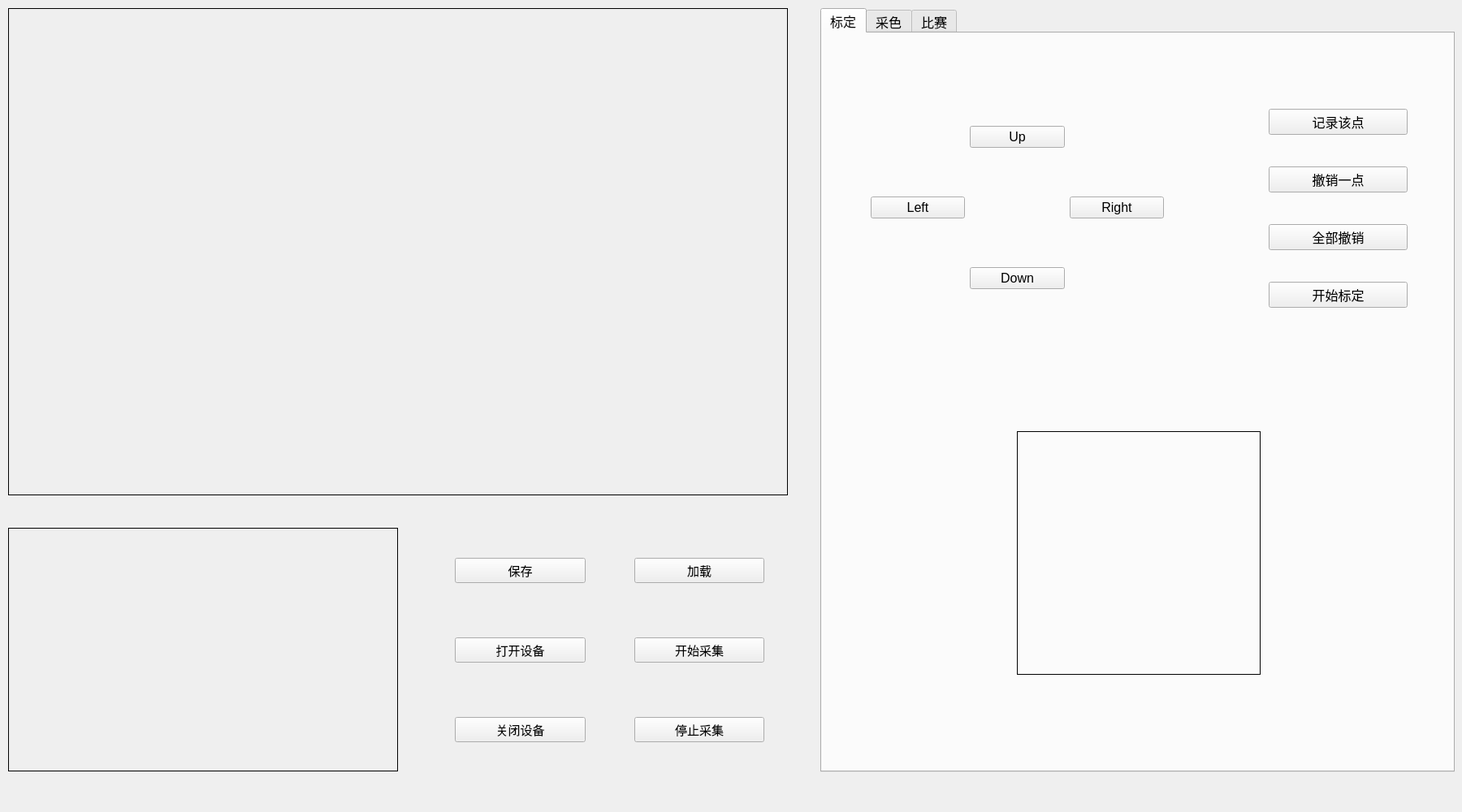
<?xml version="1.0" encoding="UTF-8"?>
<ui version="4.0">
 <class>MainWindow</class>
 <widget class="QMainWindow" name="MainWindow">
  <property name="geometry">
   <rect>
    <x>0</x>
    <y>0</y>
    <width>1800</width>
    <height>1000</height>
   </rect>
  </property>
  <property name="font">
   <font>
    <pointsize>11</pointsize>
   </font>
  </property>
  <property name="windowTitle">
   <string>MainWindow</string>
  </property>
  <widget class="QWidget" name="centralwidget">
   <widget class="QLabel" name="Lab_Image_P">
    <property name="geometry">
     <rect>
      <x>10</x>
      <y>650</y>
      <width>480</width>
      <height>300</height>
     </rect>
    </property>
    <property name="baseSize">
     <size>
      <width>0</width>
      <height>0</height>
     </size>
    </property>
    <property name="frameShape">
     <enum>QFrame::Panel</enum>
    </property>
    <property name="text">
     <string/>
    </property>
   </widget>
   <widget class="ImageLabelControl" name="Lab_Image_C">
    <property name="geometry">
     <rect>
      <x>10</x>
      <y>10</y>
      <width>960</width>
      <height>600</height>
     </rect>
    </property>
    <property name="baseSize">
     <size>
      <width>0</width>
      <height>0</height>
     </size>
    </property>
    <property name="frameShape">
     <enum>QFrame::Panel</enum>
    </property>
    <property name="frameShadow">
     <enum>QFrame::Plain</enum>
    </property>
    <property name="lineWidth">
     <number>1</number>
    </property>
    <property name="text">
     <string/>
    </property>
   </widget>
   <widget class="QWidget" name="gridLayoutWidget">
    <property name="geometry">
     <rect>
      <x>530</x>
      <y>650</y>
      <width>441</width>
      <height>301</height>
     </rect>
    </property>
    <layout class="QGridLayout" name="gridLayout">
     <property name="leftMargin">
      <number>30</number>
     </property>
     <property name="rightMargin">
      <number>30</number>
     </property>
     <property name="bottomMargin">
      <number>0</number>
     </property>
     <property name="horizontalSpacing">
      <number>60</number>
     </property>
     <property name="verticalSpacing">
      <number>30</number>
     </property>
     <item row="0" column="0">
      <widget class="QPushButton" name="Btn_Save">
       <property name="text">
        <string>保存</string>
       </property>
      </widget>
     </item>
     <item row="0" column="1">
      <widget class="QPushButton" name="Btn_Load">
       <property name="text">
        <string>加载</string>
       </property>
      </widget>
     </item>
     <item row="1" column="0">
      <widget class="QPushButton" name="Btn_Open">
       <property name="text">
        <string>打开设备</string>
       </property>
      </widget>
     </item>
     <item row="2" column="0">
      <widget class="QPushButton" name="Btn_Close">
       <property name="text">
        <string>关闭设备</string>
       </property>
      </widget>
     </item>
     <item row="1" column="1">
      <widget class="QPushButton" name="Btn_Start">
       <property name="text">
        <string>开始采集</string>
       </property>
      </widget>
     </item>
     <item row="2" column="1">
      <widget class="QPushButton" name="Btn_Quit">
       <property name="text">
        <string>停止采集</string>
       </property>
      </widget>
     </item>
    </layout>
   </widget>
   <widget class="QTabWidget" name="tabWidget">
    <property name="geometry">
     <rect>
      <x>1010</x>
      <y>10</y>
      <width>781</width>
      <height>941</height>
     </rect>
    </property>
    <property name="font">
     <font>
      <pointsize>12</pointsize>
     </font>
    </property>
    <property name="tabPosition">
     <enum>QTabWidget::North</enum>
    </property>
    <property name="tabShape">
     <enum>QTabWidget::Rounded</enum>
    </property>
    <property name="currentIndex">
     <number>0</number>
    </property>
    <property name="elideMode">
     <enum>Qt::ElideNone</enum>
    </property>
    <widget class="QWidget" name="tab_1">
     <attribute name="title">
      <string>标定</string>
     </attribute>
     <widget class="QWidget" name="gridLayoutWidget_2">
      <property name="geometry">
       <rect>
        <x>60</x>
        <y>60</y>
        <width>361</width>
        <height>311</height>
       </rect>
      </property>
      <layout class="QGridLayout" name="gridLayout_2">
       <property name="topMargin">
        <number>0</number>
       </property>
       <property name="verticalSpacing">
        <number>6</number>
       </property>
       <item row="1" column="0">
        <widget class="QPushButton" name="Btn_PointLeft">
         <property name="text">
          <string>Left</string>
         </property>
        </widget>
       </item>
       <item row="1" column="2">
        <widget class="QPushButton" name="Btn_PointRight">
         <property name="text">
          <string>Right</string>
         </property>
        </widget>
       </item>
       <item row="0" column="1">
        <widget class="QPushButton" name="Btn_PointUp">
         <property name="text">
          <string>Up</string>
         </property>
        </widget>
       </item>
       <item row="2" column="1">
        <widget class="QPushButton" name="Btn_PointDown">
         <property name="text">
          <string>Down</string>
         </property>
        </widget>
       </item>
      </layout>
     </widget>
     <widget class="QWidget" name="verticalLayoutWidget">
      <property name="geometry">
       <rect>
        <x>550</x>
        <y>60</y>
        <width>171</width>
        <height>311</height>
       </rect>
      </property>
      <layout class="QVBoxLayout" name="verticalLayout">
       <item>
        <widget class="QPushButton" name="Btn_PointRecord">
         <property name="text">
          <string>记录该点</string>
         </property>
        </widget>
       </item>
       <item>
        <widget class="QPushButton" name="Btn_PointDelone">
         <property name="text">
          <string>撤销一点</string>
         </property>
        </widget>
       </item>
       <item>
        <widget class="QPushButton" name="Btn_PointDelall">
         <property name="text">
          <string>全部撤销</string>
         </property>
        </widget>
       </item>
       <item>
        <widget class="QPushButton" name="Btn_PointCalib">
         <property name="text">
          <string>开始标定</string>
         </property>
        </widget>
       </item>
      </layout>
     </widget>
     <widget class="QLabel" name="Lab_PointSel">
      <property name="geometry">
       <rect>
        <x>240</x>
        <y>490</y>
        <width>300</width>
        <height>300</height>
       </rect>
      </property>
      <property name="frameShape">
       <enum>QFrame::Panel</enum>
      </property>
      <property name="frameShadow">
       <enum>QFrame::Plain</enum>
      </property>
      <property name="text">
       <string/>
      </property>
     </widget>
    </widget>
    <widget class="QWidget" name="tab_2">
     <attribute name="title">
      <string>采色</string>
     </attribute>
     <widget class="ImageLabelEnlarge" name="Lab_ColorEnlarge">
      <property name="geometry">
       <rect>
        <x>240</x>
        <y>70</y>
        <width>300</width>
        <height>300</height>
       </rect>
      </property>
      <property name="frameShape">
       <enum>QFrame::Panel</enum>
      </property>
      <property name="text">
       <string/>
      </property>
     </widget>
     <widget class="QGroupBox" name="groupBox">
      <property name="geometry">
       <rect>
        <x>40</x>
        <y>20</y>
        <width>161</width>
        <height>451</height>
       </rect>
      </property>
      <property name="title">
       <string>Object</string>
      </property>
      <widget class="QWidget" name="verticalLayoutWidget_2">
       <property name="geometry">
        <rect>
         <x>10</x>
         <y>30</y>
         <width>141</width>
         <height>411</height>
        </rect>
       </property>
       <layout class="QVBoxLayout" name="verticalLayout_2">
        <property name="leftMargin">
         <number>20</number>
        </property>
        <item>
         <widget class="QRadioButton" name="Sel_Team">
          <property name="text">
           <string>TEAM</string>
          </property>
         </widget>
        </item>
        <item>
         <widget class="QRadioButton" name="Sel_Mem1">
          <property name="text">
           <string>MEM1</string>
          </property>
         </widget>
        </item>
        <item>
         <widget class="QRadioButton" name="Sel_Mem2">
          <property name="text">
           <string>MEM2</string>
          </property>
         </widget>
        </item>
        <item>
         <widget class="QRadioButton" name="Sel_Mem3">
          <property name="text">
           <string>MEM3</string>
          </property>
         </widget>
        </item>
        <item>
         <widget class="QRadioButton" name="Sel_Mem4">
          <property name="text">
           <string>MEM4</string>
          </property>
         </widget>
        </item>
        <item>
         <widget class="QRadioButton" name="Sel_Mem5">
          <property name="text">
           <string>MEM5</string>
          </property>
         </widget>
        </item>
        <item>
         <widget class="QRadioButton" name="Sel_Ball">
          <property name="text">
           <string>BALL</string>
          </property>
         </widget>
        </item>
        <item>
         <widget class="QRadioButton" name="Sel_Opp">
          <property name="text">
           <string>OPP</string>
          </property>
         </widget>
        </item>
       </layout>
      </widget>
     </widget>
     <widget class="QWidget" name="verticalLayoutWidget_3">
      <property name="geometry">
       <rect>
        <x>580</x>
        <y>70</y>
        <width>161</width>
        <height>301</height>
       </rect>
      </property>
      <layout class="QVBoxLayout" name="verticalLayout_3">
       <item>
        <widget class="QPushButton" name="Btn_Sampling">
         <property name="text">
          <string>采样</string>
         </property>
        </widget>
       </item>
       <item>
        <widget class="QPushButton" name="Btn_RePoints">
         <property name="text">
          <string>重新取点</string>
         </property>
        </widget>
       </item>
       <item>
        <widget class="QPushButton" name="Btn_ColorTest">
         <property name="text">
          <string>颜色测试</string>
         </property>
        </widget>
       </item>
       <item>
        <widget class="QPushButton" name="Btn_HSIcomplete">
         <property name="text">
          <string>完成确定</string>
         </property>
        </widget>
       </item>
      </layout>
     </widget>
     <widget class="ImageLabelDrawI" name="Lab_ShowIdata">
      <property name="geometry">
       <rect>
        <x>40</x>
        <y>750</y>
        <width>308</width>
        <height>62</height>
       </rect>
      </property>
      <property name="frameShape">
       <enum>QFrame::Panel</enum>
      </property>
      <property name="text">
       <string/>
      </property>
     </widget>
     <widget class="ImageLabelColor" name="Lab_ColorData">
      <property name="geometry">
       <rect>
        <x>40</x>
        <y>510</y>
        <width>200</width>
        <height>200</height>
       </rect>
      </property>
      <property name="frameShape">
       <enum>QFrame::Panel</enum>
      </property>
      <property name="text">
       <string/>
      </property>
     </widget>
     <widget class="HSIslider" name="Sld_H_Low" native="true">
      <property name="geometry">
       <rect>
        <x>520</x>
        <y>470</y>
        <width>220</width>
        <height>40</height>
       </rect>
      </property>
     </widget>
     <widget class="HSIslider" name="Sld_H_High" native="true">
      <property name="geometry">
       <rect>
        <x>520</x>
        <y>530</y>
        <width>220</width>
        <height>40</height>
       </rect>
      </property>
     </widget>
     <widget class="HSIslider" name="Sld_S_Low" native="true">
      <property name="geometry">
       <rect>
        <x>520</x>
        <y>590</y>
        <width>220</width>
        <height>40</height>
       </rect>
      </property>
     </widget>
     <widget class="HSIslider" name="Sld_S_High" native="true">
      <property name="geometry">
       <rect>
        <x>520</x>
        <y>650</y>
        <width>220</width>
        <height>40</height>
       </rect>
      </property>
     </widget>
     <widget class="HSIslider" name="Sld_I_Low" native="true">
      <property name="geometry">
       <rect>
        <x>520</x>
        <y>710</y>
        <width>220</width>
        <height>40</height>
       </rect>
      </property>
     </widget>
     <widget class="HSIslider" name="Sld_I_High" native="true">
      <property name="geometry">
       <rect>
        <x>520</x>
        <y>770</y>
        <width>220</width>
        <height>40</height>
       </rect>
      </property>
     </widget>
     <widget class="QLabel" name="Lab_H_Low">
      <property name="geometry">
       <rect>
        <x>430</x>
        <y>470</y>
        <width>67</width>
        <height>40</height>
       </rect>
      </property>
      <property name="text">
       <string>H_L</string>
      </property>
      <property name="alignment">
       <set>Qt::AlignCenter</set>
      </property>
     </widget>
     <widget class="QLabel" name="Lab_H_High">
      <property name="geometry">
       <rect>
        <x>430</x>
        <y>530</y>
        <width>67</width>
        <height>40</height>
       </rect>
      </property>
      <property name="text">
       <string>H_H</string>
      </property>
      <property name="alignment">
       <set>Qt::AlignCenter</set>
      </property>
     </widget>
     <widget class="QLabel" name="Lab_S_Low">
      <property name="geometry">
       <rect>
        <x>430</x>
        <y>590</y>
        <width>67</width>
        <height>40</height>
       </rect>
      </property>
      <property name="text">
       <string>S_L</string>
      </property>
      <property name="alignment">
       <set>Qt::AlignCenter</set>
      </property>
     </widget>
     <widget class="QLabel" name="Lab_S_High">
      <property name="geometry">
       <rect>
        <x>430</x>
        <y>650</y>
        <width>67</width>
        <height>40</height>
       </rect>
      </property>
      <property name="text">
       <string>S_H</string>
      </property>
      <property name="alignment">
       <set>Qt::AlignCenter</set>
      </property>
     </widget>
     <widget class="QLabel" name="Lab_I_Low">
      <property name="geometry">
       <rect>
        <x>430</x>
        <y>710</y>
        <width>67</width>
        <height>40</height>
       </rect>
      </property>
      <property name="text">
       <string>I_L</string>
      </property>
      <property name="alignment">
       <set>Qt::AlignCenter</set>
      </property>
     </widget>
     <widget class="QLabel" name="Lab_I_High">
      <property name="geometry">
       <rect>
        <x>430</x>
        <y>770</y>
        <width>67</width>
        <height>40</height>
       </rect>
      </property>
      <property name="text">
       <string>I_H</string>
      </property>
      <property name="alignment">
       <set>Qt::AlignCenter</set>
      </property>
     </widget>
    </widget>
    <widget class="QWidget" name="tab_3">
     <attribute name="title">
      <string>比赛</string>
     </attribute>
     <widget class="QGroupBox" name="groupBox_2">
      <property name="geometry">
       <rect>
        <x>80</x>
        <y>20</y>
        <width>621</width>
        <height>101</height>
       </rect>
      </property>
      <property name="title">
       <string>开球方</string>
      </property>
      <widget class="QWidget" name="horizontalLayoutWidget">
       <property name="geometry">
        <rect>
         <x>10</x>
         <y>30</y>
         <width>601</width>
         <height>61</height>
        </rect>
       </property>
       <layout class="QHBoxLayout" name="horizontalLayout">
        <property name="leftMargin">
         <number>100</number>
        </property>
        <item>
         <widget class="QRadioButton" name="Sel_SelfAttack">
          <property name="text">
           <string>我方开球</string>
          </property>
         </widget>
        </item>
        <item>
         <widget class="QRadioButton" name="Sel_OppAttack">
          <property name="text">
           <string>对方开球</string>
          </property>
         </widget>
        </item>
       </layout>
      </widget>
     </widget>
     <widget class="QGroupBox" name="groupBox_3">
      <property name="geometry">
       <rect>
        <x>80</x>
        <y>150</y>
        <width>621</width>
        <height>101</height>
       </rect>
      </property>
      <property name="title">
       <string>半场选择</string>
      </property>
      <widget class="QWidget" name="horizontalLayoutWidget_2">
       <property name="geometry">
        <rect>
         <x>10</x>
         <y>30</y>
         <width>601</width>
         <height>61</height>
        </rect>
       </property>
       <layout class="QHBoxLayout" name="horizontalLayout_2">
        <property name="leftMargin">
         <number>100</number>
        </property>
        <item>
         <widget class="QRadioButton" name="Sel_LeftGround">
          <property name="text">
           <string>左半场</string>
          </property>
         </widget>
        </item>
        <item>
         <widget class="QRadioButton" name="Sel_RightGround">
          <property name="text">
           <string>右半场</string>
          </property>
         </widget>
        </item>
       </layout>
      </widget>
     </widget>
     <widget class="QGroupBox" name="groupBox_4">
      <property name="geometry">
       <rect>
        <x>80</x>
        <y>280</y>
        <width>621</width>
        <height>181</height>
       </rect>
      </property>
      <property name="title">
       <string>比赛模式</string>
      </property>
      <widget class="QWidget" name="gridLayoutWidget_3">
       <property name="geometry">
        <rect>
         <x>10</x>
         <y>30</y>
         <width>601</width>
         <height>141</height>
        </rect>
       </property>
       <layout class="QGridLayout" name="gridLayout_3">
        <property name="leftMargin">
         <number>60</number>
        </property>
        <item row="0" column="1">
         <widget class="QRadioButton" name="Sel_GameMode1">
          <property name="text">
           <string>点球</string>
          </property>
         </widget>
        </item>
        <item row="0" column="0">
         <widget class="QRadioButton" name="Sel_GameMode0">
          <property name="text">
           <string>普通</string>
          </property>
         </widget>
        </item>
        <item row="0" column="2">
         <widget class="QRadioButton" name="Sel_GameMode2">
          <property name="text">
           <string>门球</string>
          </property>
         </widget>
        </item>
        <item row="1" column="0">
         <widget class="QRadioButton" name="Sel_GameMode3">
          <property name="text">
           <string>任意球</string>
          </property>
         </widget>
        </item>
        <item row="1" column="1">
         <widget class="QRadioButton" name="Sel_GameMode4">
          <property name="text">
           <string>争球</string>
          </property>
         </widget>
        </item>
        <item row="1" column="2">
         <widget class="QRadioButton" name="Sel_GameMode5">
          <property name="text">
           <string>收车</string>
          </property>
         </widget>
        </item>
       </layout>
      </widget>
     </widget>
     <widget class="QGroupBox" name="groupBox_5">
      <property name="geometry">
       <rect>
        <x>80</x>
        <y>490</y>
        <width>621</width>
        <height>101</height>
       </rect>
      </property>
      <property name="title">
       <string>开始模式</string>
      </property>
      <widget class="QWidget" name="horizontalLayoutWidget_3">
       <property name="geometry">
        <rect>
         <x>9</x>
         <y>30</y>
         <width>601</width>
         <height>61</height>
        </rect>
       </property>
       <layout class="QHBoxLayout" name="horizontalLayout_3">
        <property name="leftMargin">
         <number>100</number>
        </property>
        <item>
         <widget class="QRadioButton" name="Sel_BackInit">
          <property name="text">
           <string>归位</string>
          </property>
         </widget>
        </item>
        <item>
         <widget class="QRadioButton" name="Sel_StartGame">
          <property name="text">
           <string>开始比赛</string>
          </property>
         </widget>
        </item>
       </layout>
      </widget>
     </widget>
     <widget class="QGroupBox" name="groupBox_6">
      <property name="geometry">
       <rect>
        <x>80</x>
        <y>620</y>
        <width>621</width>
        <height>101</height>
       </rect>
      </property>
      <property name="title">
       <string>变量重复模式</string>
      </property>
      <widget class="QWidget" name="horizontalLayoutWidget_4">
       <property name="geometry">
        <rect>
         <x>10</x>
         <y>30</y>
         <width>601</width>
         <height>61</height>
        </rect>
       </property>
       <layout class="QHBoxLayout" name="horizontalLayout_4">
        <property name="leftMargin">
         <number>100</number>
        </property>
        <item>
         <widget class="QRadioButton" name="Sel_InitVar">
          <property name="text">
           <string>初始化</string>
          </property>
         </widget>
        </item>
        <item>
         <widget class="QRadioButton" name="Sel_ContiVar">
          <property name="text">
           <string>继续使用</string>
          </property>
         </widget>
        </item>
       </layout>
      </widget>
     </widget>
     <widget class="QWidget" name="horizontalLayoutWidget_5">
      <property name="geometry">
       <rect>
        <x>80</x>
        <y>770</y>
        <width>621</width>
        <height>91</height>
       </rect>
      </property>
      <layout class="QHBoxLayout" name="horizontalLayout_5">
       <property name="spacing">
        <number>100</number>
       </property>
       <property name="leftMargin">
        <number>25</number>
       </property>
       <property name="rightMargin">
        <number>25</number>
       </property>
       <property name="bottomMargin">
        <number>0</number>
       </property>
       <item>
        <widget class="QPushButton" name="Btn_ToStart">
         <property name="text">
          <string>开始</string>
         </property>
        </widget>
       </item>
       <item>
        <widget class="QPushButton" name="Btn_ToStop">
         <property name="text">
          <string>停止</string>
         </property>
        </widget>
       </item>
      </layout>
     </widget>
    </widget>
   </widget>
  </widget>
 </widget>
 <customwidgets>
  <customwidget>
   <class>ImageLabelControl</class>
   <extends>QLabel</extends>
   <header location="global">ImageLabelControl.h</header>
  </customwidget>
  <customwidget>
   <class>HSIslider</class>
   <extends>QWidget</extends>
   <header location="global">HSIslider.h</header>
   <container>1</container>
  </customwidget>
  <customwidget>
   <class>ImageLabelEnlarge</class>
   <extends>QLabel</extends>
   <header location="global">ImageLabelEnlarge.h</header>
  </customwidget>
  <customwidget>
   <class>ImageLabelColor</class>
   <extends>QLabel</extends>
   <header location="global">ImageLabelColor.h</header>
  </customwidget>
  <customwidget>
   <class>ImageLabelDrawI</class>
   <extends>QLabel</extends>
   <header location="global">ImageLabelDrawI.h</header>
  </customwidget>
 </customwidgets>
 <resources/>
 <connections/>
</ui>
